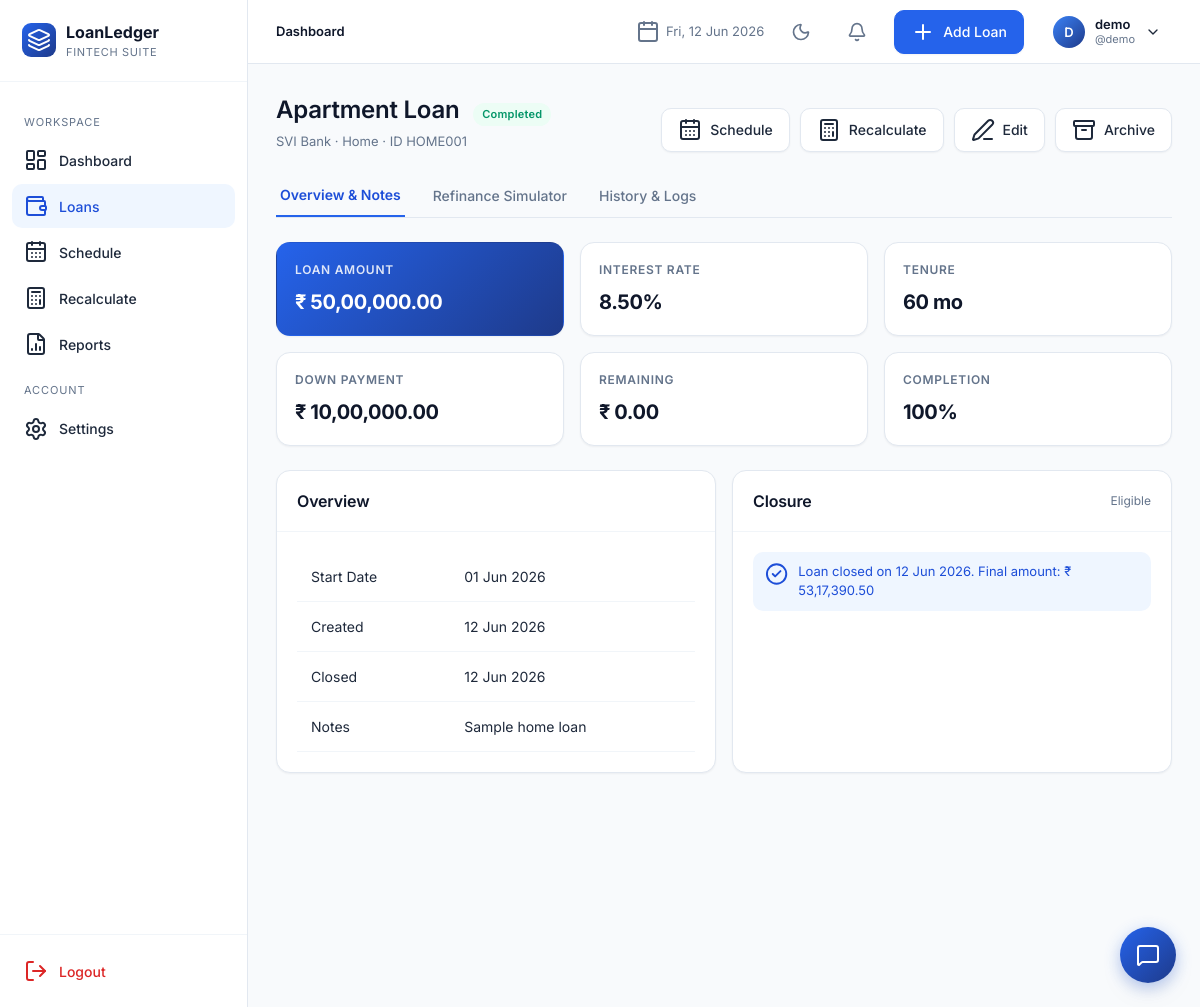
Screenshot of /loans/1 (signed in) with the database file from the repository.
### app/models.py (models this page shows, shortened)
class User(UserMixin, db.Model):
    __tablename__ = "users"
    id = db.Column(db.Integer, primary_key=True)
    full_name = db.Column(db.String(120), nullable=False)
    username = db.Column(db.String(64), unique=True, nullable=False, index=True)
    email = db.Column(db.String(160), unique=True, nullable=False, index=True)
    password_hash = db.Column(db.String(256), nullable=False)
    preferred_currency = db.Column(db.String(8), default="INR")
    preferred_date_format = db.Column(db.String(20), default="%d %b %Y")
    created_at = db.Column(db.DateTime, default=datetime.utcnow)
    loans = db.relationship("Loan", backref="owner", lazy="dynamic", cascade="all, delete-orphan")

class Loan(db.Model):
    __tablename__ = "loans"
    id = db.Column(db.Integer, primary_key=True)
    user_id = db.Column(db.Integer, db.ForeignKey("users.id"), nullable=False, index=True)
    loan_id = db.Column(db.String(40), nullable=False, index=True)  # manual unique per user
    loan_name = db.Column(db.String(120), nullable=False)
    loan_category = db.Column(db.String(50), nullable=False, default="Personal")
    bank_name = db.Column(db.String(120), nullable=False)
    loan_amount = db.Column(db.Float, nullable=False)
    interest_rate = db.Column(db.Float, nullable=False)  # annual %
    down_payment = db.Column(db.Float, default=0)
    custom_emi = db.Column(db.Float, nullable=True)
    start_date = db.Column(db.Date, nullable=False)
    tenure_months = db.Column(db.Integer, nullable=False)
    loan_status = db.Column(db.String(20), default="Active", index=True)
    remaining_balance = db.Column(db.Float, default=0)
    completion_percentage = db.Column(db.Float, default=0)
    is_archived = db.Column(db.Boolean, default=False, index=True)
    balloon_date = db.Column(db.Date, nullable=True)
    balloon_amount = db.Column(db.Float, nullable=True)
    notes = db.Column(db.Text)
    closed_at = db.Column(db.DateTime, nullable=True)
    final_amount = db.Column(db.Float, nullable=True)
    closure_notes = db.Column(db.Text, nullable=True)
    created_at = db.Column(db.DateTime, default=datetime.utcnow)
    updated_at = db.Column(db.DateTime, default=datetime.utcnow, onupdate=datetime.utcnow)
    schedules = db.relationship("Schedule", backref="loan", lazy="dynamic",
                                cascade="all, delete-orphan", order_by="Schedule.month_index")
    __table_args__ = (db.UniqueConstraint("user_id", "loan_id", name="uq_user_loanid"),)

### app/blueprints/loans.py (the view, shortened to what this page needs)
@loans_bp.route("/<int:loan_pk>")
@login_required
def details(loan_pk):
    loan = _get_loan_or_404(loan_pk)
    audit_logs = LoanAuditLog.query.filter_by(loan_id=loan.id).all()
    activity_logs = ActivityLog.query.filter_by(loan_id=loan.id).all()
    history = []
    for act in activity_logs:
        history.append({
            "type": "activity",
            "title": act.action.replace("_", " ").title(),
            "detail": act.detail or "",
            "date": act.created_at
        })
    history.sort(key=lambda x: x["date"], reverse=True)
    unpaid_schedules = [s for s in loan.schedules if s.payment_status != "Paid"]
    remaining_interest = sum(s.interest for s in unpaid_schedules)
    remaining_tenure = len(unpaid_schedules)
    return render_template(
        "loans/details.html",
        loan=loan,
        history=history,
        remaining_interest=round(remaining_interest, 2),
        remaining_tenure=remaining_tenure
    )

### app/blueprints/loans.py (called while the page is built)
def _get_loan_or_404(loan_pk):
    loan = Loan.query.filter_by(id=loan_pk, user_id=current_user.id).first()
    if not loan:
        abort(404)
    return loan

### app/utils.py (called while the page is built)
def format_date(d, fmt=None):
    if not d:
        return "-"
    if fmt is None and current_user and current_user.is_authenticated:
        fmt = current_user.preferred_date_format or "%d %b %Y"
    fmt = fmt or "%d %b %Y"
    try:
        return d.strftime(fmt)
    except Exception:
        return str(d)

### app/templates/loans/details.html (shortened to what this page needs)
{% extends "base.html" %}
{% block content %}
<div class="page-header">
  <div class="title-block">
    <h1>{{ loan.loan_name }} <span class="badge {{ loan.loan_status.replace(' ','') }}" style="margin-left:8px;font-size:11px">{{ loan.loan_status }}</span></h1>
    <div class="sub">{{ loan.bank_name }} · {{ loan.loan_category }} · ID {{ loan.loan_id }}</div>
  </div>
  <div class="actions">
    <a href="{{ url_for('schedule.view', loan_pk=loan.id) }}" class="btn secondary"><i data-lucide="calendar-days"></i> Schedule</a>
    <a href="{{ url_for('recalc.index', loan_pk=loan.id) }}" class="btn secondary"><i data-lucide="calculator"></i> Recalculate</a>
    <a href="{{ url_for('loans.edit', loan_pk=loan.id) }}" class="btn secondary"><i data-lucide="edit-3"></i> Edit</a>
    <form method="post" action="{{ url_for('loans.archive', loan_pk=loan.id) }}" style="display:inline" data-confirm="Archive this loan?">
      <button class="btn secondary"><i data-lucide="archive"></i> Archive</button>
    </form>
  </div>
</div>
<div class="tabs-header" style="margin-bottom: 24px; border-bottom: 1px solid var(--slate-200); display: flex; gap: 24px;">
  <button class="tab-btn active" data-tab="tab-overview" style="background:none; border:none; padding:12px 4px; font-weight:600; color:var(--blue-700); border-bottom:2px solid var(--blue-600); cursor:pointer; font-size:14px; outline:none;">Overview & Notes</button>
  <button class="tab-btn" data-tab="tab-refinance" style="background:none; border:none; padding:12px 4px; font-weight:500; color:var(--slate-500); cursor:pointer; font-size:14px; outline:none; transition:color 0.15s;">Refinance Simulator</button>
  <button class="tab-btn" data-tab="tab-history" style="background:none; border:none; padding:12px 4px; font-weight:500; color:var(--slate-500); cursor:pointer; font-size:14px; outline:none; transition:color 0.15s;">History & Logs</button>
</div>
<div class="tab-panel" id="tab-overview">
  <div class="kpi-grid">
    <div class="kpi accent"><div class="label">Loan Amount</div><div class="value">{{ loan.loan_amount|money }}</div></div>
    <div class="kpi"><div class="label">Interest Rate</div><div class="value">{{ '%.2f'|format(loan.interest_rate) }}%</div></div>
    <div class="kpi"><div class="label">Tenure</div><div class="value">{{ loan.tenure_months }} mo</div></div>
    <div class="kpi"><div class="label">Down Payment</div><div class="value">{{ loan.down_payment|money }}</div></div>
    <div class="kpi"><div class="label">Remaining</div><div class="value">{{ loan.remaining_balance|money }}</div></div>
    <div class="kpi"><div class="label">Completion</div><div class="value">{{ '%.0f'|format(loan.completion_percentage) }}%</div></div>
  </div>
  <div class="grid grid-2">
    <div class="card">
      <div class="card-header"><h3>Overview</h3></div>
      <div class="card-body">
        <table class="tbl">
          <tr><td>Start Date</td><td>{{ loan.start_date|fdate }}</td></tr>
          <tr><td>Created</td><td>{{ loan.created_at|fdate }}</td></tr>
          {% if loan.closed_at %}<tr><td>Closed</td><td>{{ loan.closed_at|fdate }}</td></tr>{% endif %}
          {% if loan.notes %}<tr><td>Notes</td><td>{{ loan.notes }}</td></tr>{% endif %}
        </table>
      </div>
    </div>
    <div class="card">
      <div class="card-header">
        <h3>Closure</h3>
        <span style="font-size:12px;color:var(--slate-500)">{{ 'Eligible' if loan.remaining_balance <= 0.01 else 'Not eligible yet' }}</span>
      </div>
      <div class="card-body">
        {% if loan.remaining_balance <= 0.01 and loan.loan_status != 'Completed' %}
          <div class="insight"><i data-lucide="check-circle-2"></i> This loan is eligible for closure</div>
          <form method="post" action="{{ url_for('loans.close', loan_pk=loan.id) }}" data-confirm="Are you sure you want to close this loan?">
            <input type="hidden" name="csrf_token" value="{{ csrf_token() }}">
            <button class="btn success"><i data-lucide="check-circle-2"></i> Close Loan</button>
          </form>
        {% elif loan.loan_status == 'Completed' %}
          <div class="insight"><i data-lucide="check-circle-2"></i> Loan closed on {{ loan.closed_at|fdate }}. Final amount: {{ loan.final_amount|money }}</div>
        {% else %}
          <p style="color:var(--slate-500)">Closure becomes available once all installments are paid and the remaining balance reaches zero (including any balloon payment).</p>
        {% endif %}
      </div>
    </div>
  </div>
</div>
{% endblock %}

### app/templates/_topnav.html (shortened to what this page needs)
<header class="topnav">
  <div class="crumbs">
    {% block crumbs %}<strong>Dashboard</strong>{% endblock %}
  </div>
  <div class="date"><i data-lucide="calendar"></i> {{ now.strftime('%a, %d %b %Y') }}</div>
  <button id="themeToggle" class="theme-toggle-btn" title="Toggle theme">
    <i data-lucide="moon" class="moon-icon"></i>
  </button>
  <div class="notifications-hub">
    <button class="notifications-btn" id="notificationsBtn" title="Notifications">
      <i data-lucide="bell"></i>
    </button>
  </div>
  {% if request.endpoint and not request.endpoint.startswith('settings.') %}
    <a href="{{ url_for('loans.add') }}" class="btn"><i data-lucide="plus"></i> Add Loan</a>
  {% endif %}
  <div class="profile">
    <button class="profile-btn">
      <div class="avatar">{{ current_user.full_name[:1]|upper }}</div>
      <div style="text-align:left;line-height:1.2">
        <div style="font-weight:600;font-size:13px;color:var(--text-title)">{{ current_user.full_name }}</div>
        <div style="font-size:11px;color:var(--text-muted)">@{{ current_user.username }}</div>
      </div>
      <i data-lucide="chevron-down" style="width:16px;height:16px"></i>
    </button>
  </div>
</header>

### rows the page displays
User: full_name "D", full_name "demo", username "demo"
Loan: loan_name "Apartment Loan", loan_status "Completed", bank_name "SVI Bank", loan_category "Home", loan_id "HOME001", loan_amount "₹ 50,00,000.00", interest_rate "8.50", tenure_months "60", down_payment "₹ 10,00,000.00", remaining_balance "₹ 0.00", completion_percentage "100", start_date|fdate "01 Jun 2026", created_at|fdate "12 Jun 2026", closed_at|fdate "12 Jun 2026", notes "Sample home loan", remaining_balance "Eligible", final_amount "₹ 53,17,390.50"
